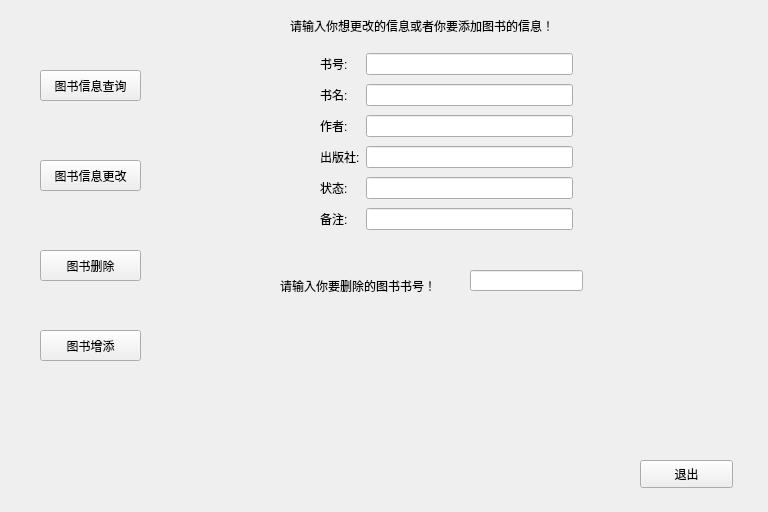
<?xml version="1.0" encoding="UTF-8"?>
<ui version="4.0">
 <class>adbook</class>
 <widget class="QWidget" name="adbook">
  <property name="geometry">
   <rect>
    <x>0</x>
    <y>0</y>
    <width>768</width>
    <height>512</height>
   </rect>
  </property>
  <property name="windowTitle">
   <string>Form</string>
  </property>
  <widget class="QPushButton" name="pushButton">
   <property name="geometry">
    <rect>
     <x>40</x>
     <y>70</y>
     <width>101</width>
     <height>31</height>
    </rect>
   </property>
   <property name="text">
    <string>图书信息查询</string>
   </property>
  </widget>
  <widget class="QPushButton" name="pushButton_2">
   <property name="geometry">
    <rect>
     <x>40</x>
     <y>160</y>
     <width>101</width>
     <height>31</height>
    </rect>
   </property>
   <property name="text">
    <string>图书信息更改</string>
   </property>
  </widget>
  <widget class="QPushButton" name="pushButton_3">
   <property name="geometry">
    <rect>
     <x>40</x>
     <y>250</y>
     <width>101</width>
     <height>31</height>
    </rect>
   </property>
   <property name="text">
    <string>图书删除</string>
   </property>
  </widget>
  <widget class="QPushButton" name="pushButton_4">
   <property name="geometry">
    <rect>
     <x>40</x>
     <y>330</y>
     <width>101</width>
     <height>31</height>
    </rect>
   </property>
   <property name="text">
    <string>图书增添</string>
   </property>
  </widget>
  <widget class="QPushButton" name="pushButton_5">
   <property name="geometry">
    <rect>
     <x>640</x>
     <y>460</y>
     <width>93</width>
     <height>28</height>
    </rect>
   </property>
   <property name="text">
    <string>退出</string>
   </property>
  </widget>
  <widget class="QLabel" name="label">
   <property name="geometry">
    <rect>
     <x>290</x>
     <y>10</y>
     <width>321</width>
     <height>31</height>
    </rect>
   </property>
   <property name="text">
    <string>请输入你想更改的信息或者你要添加图书的信息！</string>
   </property>
  </widget>
  <widget class="QLabel" name="label_8">
   <property name="geometry">
    <rect>
     <x>200</x>
     <y>270</y>
     <width>72</width>
     <height>15</height>
    </rect>
   </property>
   <property name="text">
    <string/>
   </property>
  </widget>
  <widget class="QWidget" name="widget" native="true">
   <property name="geometry">
    <rect>
     <x>320</x>
     <y>50</y>
     <width>253</width>
     <height>183</height>
    </rect>
   </property>
   <layout class="QGridLayout" name="gridLayout">
    <item row="4" column="0">
     <widget class="QLabel" name="label_6">
      <property name="text">
       <string>状态:</string>
      </property>
     </widget>
    </item>
    <item row="2" column="1">
     <widget class="QLineEdit" name="lineEdit_3"/>
    </item>
    <item row="4" column="1">
     <widget class="QLineEdit" name="lineEdit_5"/>
    </item>
    <item row="0" column="1">
     <widget class="QLineEdit" name="lineEdit"/>
    </item>
    <item row="5" column="0">
     <widget class="QLabel" name="label_7">
      <property name="text">
       <string>备注:</string>
      </property>
     </widget>
    </item>
    <item row="1" column="0">
     <widget class="QLabel" name="label_3">
      <property name="text">
       <string>书名:</string>
      </property>
     </widget>
    </item>
    <item row="2" column="0">
     <widget class="QLabel" name="label_4">
      <property name="text">
       <string>作者:</string>
      </property>
     </widget>
    </item>
    <item row="3" column="1">
     <widget class="QLineEdit" name="lineEdit_4"/>
    </item>
    <item row="3" column="0">
     <widget class="QLabel" name="label_5">
      <property name="text">
       <string>出版社:</string>
      </property>
     </widget>
    </item>
    <item row="1" column="1">
     <widget class="QLineEdit" name="lineEdit_2"/>
    </item>
    <item row="5" column="1">
     <widget class="QLineEdit" name="lineEdit_6"/>
    </item>
    <item row="0" column="0">
     <widget class="QLabel" name="label_2">
      <property name="text">
       <string>书号:</string>
      </property>
     </widget>
    </item>
   </layout>
  </widget>
  <widget class="QLabel" name="label_9">
   <property name="geometry">
    <rect>
     <x>280</x>
     <y>250</y>
     <width>231</width>
     <height>71</height>
    </rect>
   </property>
   <property name="text">
    <string>请输入你要删除的图书书号！</string>
   </property>
  </widget>
  <widget class="QLineEdit" name="lineEdit_7">
   <property name="geometry">
    <rect>
     <x>470</x>
     <y>270</y>
     <width>113</width>
     <height>21</height>
    </rect>
   </property>
  </widget>
 </widget>
 <resources/>
 <connections/>
</ui>
